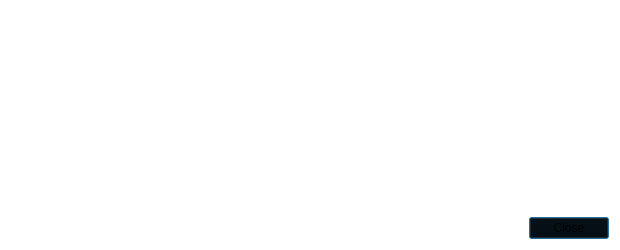
<?xml version="1.0" encoding="UTF-8"?>
<ui version="4.0">
 <class>AdrenalineNodeConfigDialog</class>
 <widget class="QDialog" name="AdrenalineNodeConfigDialog">
  <property name="geometry">
   <rect>
    <x>0</x>
    <y>0</y>
    <width>620</width>
    <height>250</height>
   </rect>
  </property>
  <property name="windowTitle">
   <string>Master Node Configuration Template</string>
  </property>
  <property name="styleSheet">
   <string notr="true">background-color:transparent</string>
  </property>
  <layout class="QVBoxLayout" name="verticalLayout">
   <item>
    <widget class="QTextEdit" name="detailText">
     <property name="toolTip">
      <string>&lt;html&gt;&lt;head/&gt;&lt;body&gt;&lt;p&gt;This pane shows an example society.conf template with the necessary masternode settings.&lt;/p&gt;&lt;/body&gt;&lt;/html&gt;</string>
     </property>
     <property name="readOnly">
      <bool>true</bool>
     </property>
    </widget>
   </item>
   <item>
    <widget class="QDialogButtonBox" name="buttonBox">
     <property name="orientation">
      <enum>Qt::Horizontal</enum>
     </property>
     <property name="standardButtons">
      <set>QDialogButtonBox::Close</set>
     </property>
    </widget>
   </item>
  </layout>
 </widget>
 <resources/>
 <connections>
  <connection>
   <sender>buttonBox</sender>
   <signal>accepted()</signal>
   <receiver>AdrenalineNodeConfigDialog</receiver>
   <slot>accept()</slot>
   <hints>
    <hint type="sourcelabel">
     <x>248</x>
     <y>254</y>
    </hint>
    <hint type="destinationlabel">
     <x>157</x>
     <y>274</y>
    </hint>
   </hints>
  </connection>
  <connection>
   <sender>buttonBox</sender>
   <signal>rejected()</signal>
   <receiver>AdrenalineNodeConfigDialog</receiver>
   <slot>reject()</slot>
   <hints>
    <hint type="sourcelabel">
     <x>316</x>
     <y>260</y>
    </hint>
    <hint type="destinationlabel">
     <x>286</x>
     <y>274</y>
    </hint>
   </hints>
  </connection>
 </connections>
</ui>
